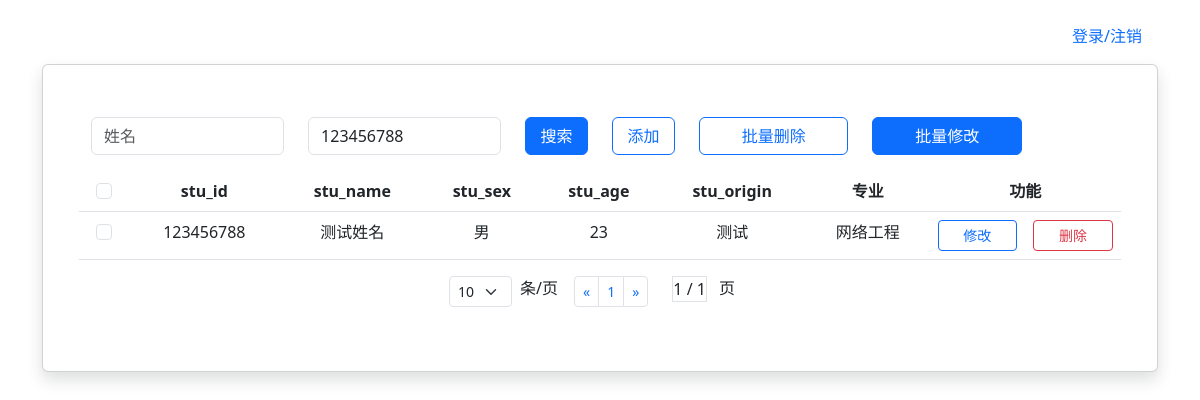
The page /?stu_id=123456788 (signed in) on the database as committed earlier.
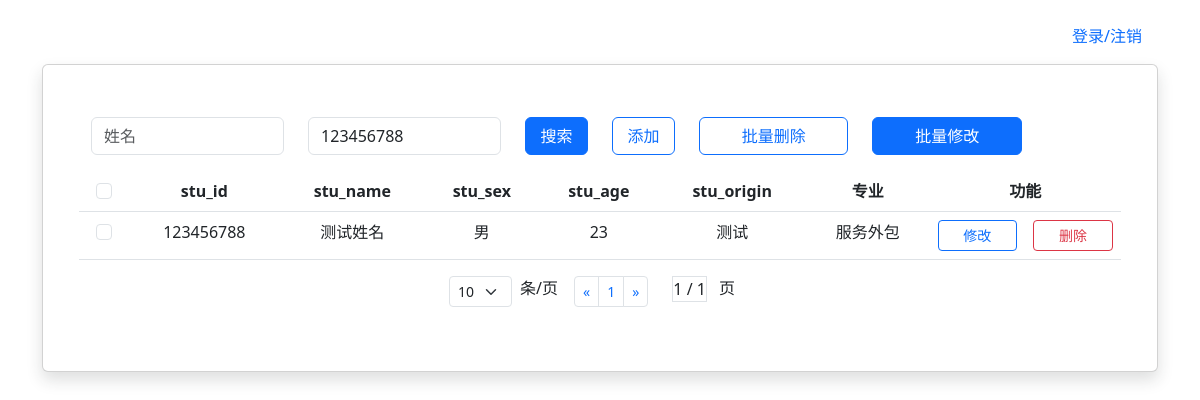
The same page on the database as committed later.
### tables this page shows
CREATE TABLE student_info(
        stu_id INT PRIMARY KEY     NOT NULL,
        stu_name       VARCHAR(50) NOT NULL,
        stu_sex        CHAR(2)     NOT NULL,
        stu_age        INT         NOT NULL,
        stu_origin     VARCHAR(50) NOT NULL,
        stu_profession_id int NOT NULL
        );

CREATE TABLE stu_profession(
        stu_profession_id INTEGER PRIMARY KEY,
        stu_profession    VARCHAR(50) NOT NULL
        );

### main.py (the view)
@app.get("/")
def index():
    if not validate_login():
        flash("请先登录", category="danger")
        return render_template("login.html")
    tablename = "student_info"
    where_str = []
    sql = (
        "SELECT s.stu_id,s.stu_name,s.stu_sex,s.stu_age,s.stu_origin,p.stu_profession FROM student_info s INNER JOIN stu_profession p "
        "on s.stu_profession_id=p.stu_profession_id"
    )
    log.debug("request.args: %s", dict_str(request.args))
    page_size = 10
    current_page = 1
    if "page_size" in request.args and not (
        request.args["page_size"] == ""
        or request.args["page_size"] is None
        or request.args["page_size"] == " "
    ):
        page_size = request.args["page_size"]
        page_size = int(page_size)
        log.debug(f"page_size被改为非默认值 {page_size}")
    if "current_page" in request.args and not (
        request.args["current_page"] == ""
        or request.args["current_page"] is None
        or request.args["current_page"] == " "
    ):
        current_page = request.args["current_page"]
        current_page = int(current_page)
        log.debug(f"current_page被改为非默认值 {current_page}")
    for key in request.args:
        if (
            key in stu_table_fieldname
            and request.args[key] != None
            and request.args[key] != ""
        ):
            where_str.append(f"{key} like '%{request.args[key]}%'")
    if len(where_str) > 0:
        sql = sql + " where " + " and ".join(where_str)
    log.debug(f"将要执行sql: {sql}")
    result = dbf.do(sql)
    total_size = len(result)
    if total_size > page_size:
        result = result[(current_page - 1) * page_size : current_page * page_size]
    fields = dbf.get_fields(tablename)
    fields = fields[: len(fields) - 1]
    fields.append("专业")
    return render_template(
        "show1.html",
        datas=result,
        fields=fields,
        total_page=math.ceil(total_size / page_size),
        page_size=page_size,
        current_page=current_page,
        stu_name=request.args.get("stu_name", ""),
        stu_id=request.args.get("stu_id", ""),
        all_radios_value=request.args.get("all-radios-value", ""),
    )

### DBFactory.py (called while the page is built)
    def do(self, sql, *value):
        self.cur.execute(sql, value)
        self.conn.commit()
        return self.cur.fetchall()

    def get_fields(self, table_name):
        sql = f"PRAGMA table_info({table_name})"
        fields = [feild[1] for feild in self.do(sql)]
        return fields

### main.py (called while the page is built)
def validate_login():
    return "userid" in session

def dict_str(dict):
    return "{" + ", ".join(f"{k}={dict[k]}" for k in dict) + "}"

### templates/show1.html (shortened to what this page needs)
<!DOCTYPE html>
<html lang="en">
<head>
    <link
            href="/static/bootstrap/5.3.0/css/bootstrap.min.css"
            rel="stylesheet"
    />
</head>
<body>
<div class="container">
    <form onsubmit="return false">
        <div class="row mt-3 mb-2">
            <ul class="nav justify-content-end">
                <li class="nav-item">
                    <a class="nav-link" href="/login">登录/注销</a>
                </li>
            </ul>
        </div>
        <div class="card shadow p-5">
            <div class="row mt-1 mb-3">
                <div class="col-6">
                    <div class="row">
                        <div class="col-5">
                            <input
                                    type="text"
                                    name="stu_name"
                                    class="form-control"
                                    placeholder="姓名"
                                    value="{{ stu_name | default('') }}"
                            />
                        </div>
                        <div class="col-5">
                            <input
                                    type="text"
                                    name="stu_id"
                                    class="form-control"
                                    placeholder="学号"
                                    value="{{ stu_id | default('') }}"
                            />
                        </div>
                        <div
                                class="col-2 d-flex justify-content-center align-items-center"
                        >
                            <button
                                    value="查询"
                                    class="btn btn-primary w-100"
                                    onclick="All()"
                            >
                                搜索
                            </button>
                        </div>
                    </div>
                </div>
                <div class="col-1">
                    <a class="btn btn-outline-primary w-100" href="/add">添加</a>
                </div>
                <div class="col-2">
                    <button class="btn btn-outline-primary w-100" onclick="All('dels')">批量删除
                    </button>
                </div>
                <div class="col-2">
                    <button type="button" class="btn btn-primary w-100" data-bs-toggle="modal"
                            data-bs-target="#exampleModal">
                        批量修改
                    </button>
                </div>
            </div>
            <div class="row">
                <table class="table table-hover text-center">
                    <thead>
                    <tr>
                        <th>
                            <input
                                    class="form-check-input"
                                    type="checkbox"
                                    value=""
                                    id="all-radios"
                                    name="all-radios"
                            />
                        </th>
                        {% for a in fields %}
                            <th>{{ a }}</th>
                        {% endfor %}
                        <th colspan="2">功能</th>
                    </tr>
                    </thead>
                    <tbody>
                    {% for item in datas %}
                        <tr>
                            <td>
                                <input
                                        class="form-check-input"
                                        type="checkbox"
                                        value="{{ item[0] }}"
                                        id="{{ item[0] }}"
                                />
                            </td>
                            {% for a in item %}
                                <td>{{ a }}</td>
                            {% endfor %}
                            <td>
                                <a
                                        class="btn btn-outline-primary btn-sm w-100"
                                        href="/update?id={{ item[0] }}"
                                >修改</a
                                >
                            </td>
                            <td>
                                <a
                                        class="btn btn btn-outline-danger btn-sm w-100"
                                        href="/del2/{{ item[0] }}"
                                >删除</a
                                >
                            </td>
                        </tr>
                    {% endfor %}
                    </tbody>
                </table>
            </div>
            <div class="d-flex justify-content-center">
                <div>
                    <select class="form-select form-select-sm " aria-label=".form-select-sm example" name="page_size"
                            id="page_size" onchange="All()">
                        <option value="10" {% if page_size == 10 %}selected{% endif %}>10</option>
                    </select>
                </div>
                <div class="ms-2 me-3">
                    <label for="page-select">条/页</label>
                </div>
                <div>
                    <nav>
                        <ul class="pagination pagination-sm ">
                            <li class="page-item">
                                <a class="page-link" href="#" aria-label="Previous"
                                   data-page="{{ current_page - 1  if (current_page - 1) > 0 else 1 }}">
                                    <span aria-hidden="true">&laquo;</span>
                                </a>
                            </li>
                            {% for i in range(1,total_page + 1) %}
                                <li class="page-item"><a class="page-link" href="#" data-page="{{ i }}">{{ i }}</a></li>
                            {% endfor %}
                            <li class="page-item">
                                <a class="page-link" href="#" aria-label="Next"
                                   data-page="{{ current_page + 1 if (current_page + 1) <= total_page else total_page }}">
                                    <span aria-hidden="true">&raquo;</span>
                                </a>
                            </li>
                        </ul>
                    </nav>
                </div>
                <div class="ms-4 me-2">
                    <div class="border border-1">{{ current_page }} / {{ total_page }}</div>
                </div>
                <div class="ms-1 me-3">
                    <div>页</div>
                </div>
            </div>
        </div>
    </form>
</div>
</body>
</html>

Rows that differ between the two databases and show on the page:
changed student_info "测试姓名": loses stu_profession (stu_profession "网络工程"); gains stu_profession (stu_profession "服务外包")
